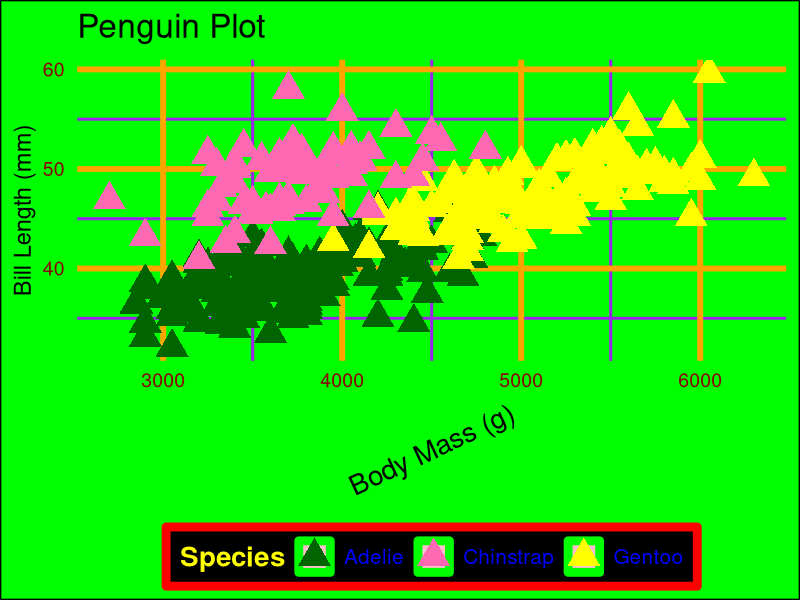

The R source for this figure:
## ---- chunk 1
# Load necessary libraries
if (!requireNamespace("palmerpenguins", quietly = TRUE)) {
  install.packages("palmerpenguins")
}
library(palmerpenguins)
library(ggplot2)

# Remove missing values
penguins <- na.omit(penguins)

# Create the plot
plot <- ggplot(penguins, aes(x = body_mass_g, y = bill_length_mm, color = species)) +
  geom_point(size = 8, shape = 17) +
  scale_color_manual(values = c("darkgreen", "hotpink", "yellow")) +
  theme_minimal(base_size = 20, base_family = "sans") +
  theme(
    plot.background = element_rect(fill = "green"),
    panel.grid.major = element_line(color = "orange", linewidth = 2),
    panel.grid.minor = element_line(color = "purple", linewidth = 1),
    axis.text = element_text(size = 14, color = "darkred"),
    axis.title.x = element_text(size = 20, angle = 25, vjust = 0.5),
    axis.title.y = element_text(size = 17, angle = 90),
    legend.background = element_rect(fill = "black", color = "red", linewidth = 3),
    legend.text = element_text(size = 15, color = "blue"),
    legend.title = element_text(size = 20, face = "bold", color = "yellow"),
    legend.position = "bottom",
    legend.key = element_rect(fill = "pink", color = "green", linewidth = 3)
  ) +
  labs(title = "Penguin Plot", x = "Body Mass (g)", y = "Bill Length (mm)", color = "Species")

# Display plot
plot
